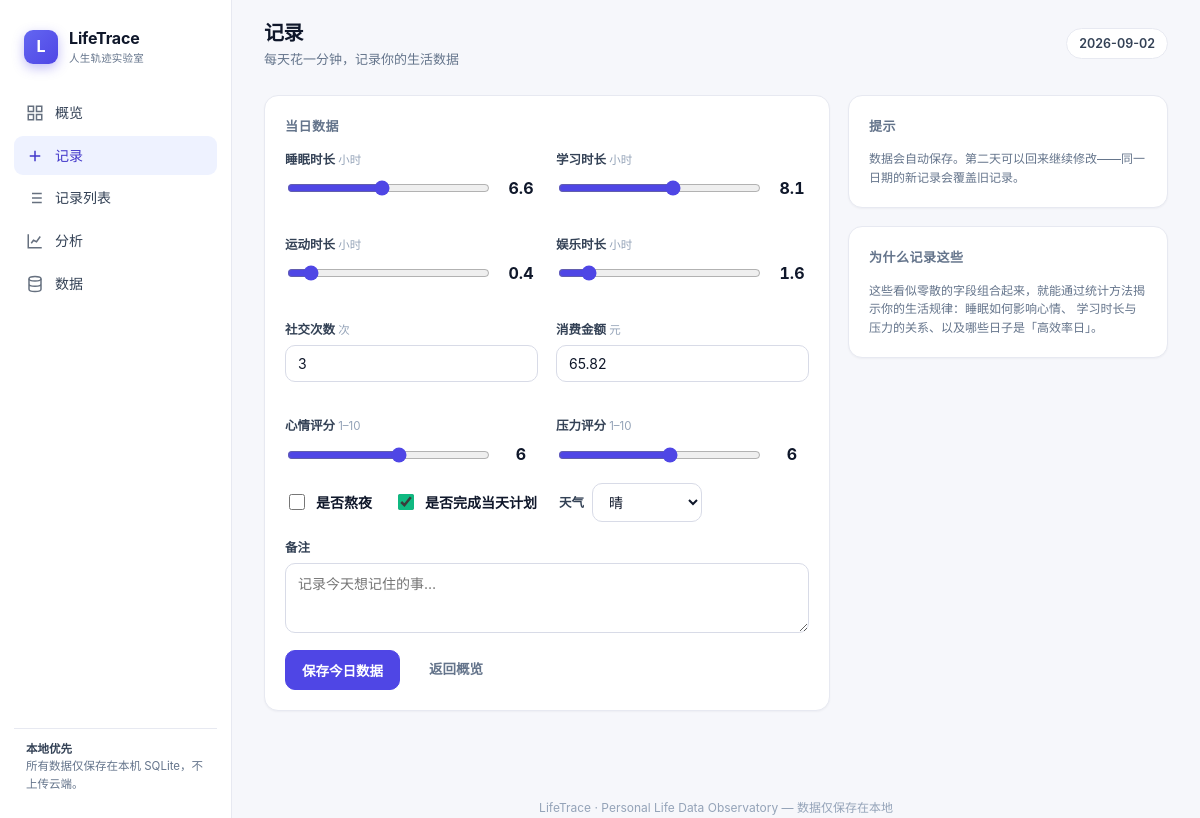
Page /record?day=2026-09-02 on the committed database.
### app/models.py (models this page shows, shortened)
class DailyRecord(Base):
    __tablename__ = "daily_records"
    id: Mapped[int] = mapped_column(Integer, primary_key=True, index=True)
    date: Mapped[date] = mapped_column(Date, unique=True, index=True, nullable=False)
    sleep_hours: Mapped[float] = mapped_column(Float, default=0.0)
    study_hours: Mapped[float] = mapped_column(Float, default=0.0)
    exercise_hours: Mapped[float] = mapped_column(Float, default=0.0)
    entertainment_hours: Mapped[float] = mapped_column(Float, default=0.0)
    social_count: Mapped[int] = mapped_column(Integer, default=0)
    spending: Mapped[float] = mapped_column(Float, default=0.0)
    mood: Mapped[int] = mapped_column(Integer, default=5)
    stress: Mapped[int] = mapped_column(Integer, default=5)
    stay_up_late: Mapped[bool] = mapped_column(Boolean, default=False)
    plan_completed: Mapped[bool] = mapped_column(Boolean, default=False)
    note: Mapped[str] = mapped_column(Text, default="")
    weather: Mapped[str] = mapped_column(String(64), default="")
    created_at: Mapped[datetime] = mapped_column(DateTime, default=datetime.now)
    updated_at: Mapped[datetime] = mapped_column(
        DateTime, default=datetime.now, onupdate=datetime.now
    )

### app/routers/records.py (the view)
@router.get("/record", response_class=HTMLResponse)
def record_page(request: Request, day: Optional[date] = None, db: Session = Depends(get_db)):
    target = day or date.today()
    record = crud.get_by_date(db, target)
    return templates.TemplateResponse(
        request,
        "record.html",
        {
            "active": "record",
            "target_date": target,
            "record": record,
        },
    )

### templates/record.html (shortened to what this page needs)
{% extends "base.html" %}
{% block content %}
<header class="topbar">
  <div>
    <h1>记录</h1>
    <div class="meta">每天花一分钟，记录你的生活数据</div>
  </div>
  <div class="chip">{{ target_date }}</div>
</header>
<div class="content">
  <div class="grid" style="grid-template-columns: 1fr 320px;">
    <form id="record-form" class="card">
      <div class="card-title">当日数据</div>
      <div class="grid grid-2">
        <div class="field">
          <label>睡眠时长 <span class="hint">小时</span></label>
          <div class="range-wrap">
            <input type="range" name="sleep_hours" min="0" max="14" step="0.5" value="{{ record.sleep_hours if record else 7.0 }}" data-val />
            <span class="range-val">{{ record.sleep_hours if record else 7.0 }}</span>
          </div>
        </div>
        <div class="field">
          <label>学习时长 <span class="hint">小时</span></label>
          <div class="range-wrap">
            <input type="range" name="study_hours" min="0" max="14" step="0.5" value="{{ record.study_hours if record else 4.0 }}" data-val />
            <span class="range-val">{{ record.study_hours if record else 4.0 }}</span>
          </div>
        </div>
        <div class="field">
          <label>运动时长 <span class="hint">小时</span></label>
          <div class="range-wrap">
            <input type="range" name="exercise_hours" min="0" max="6" step="0.5" value="{{ record.exercise_hours if record else 0.5 }}" data-val />
            <span class="range-val">{{ record.exercise_hours if record else 0.5 }}</span>
          </div>
        </div>
        <div class="field">
          <label>娱乐时长 <span class="hint">小时</span></label>
          <div class="range-wrap">
            <input type="range" name="entertainment_hours" min="0" max="12" step="0.5" value="{{ record.entertainment_hours if record else 2.0 }}" data-val />
            <span class="range-val">{{ record.entertainment_hours if record else 2.0 }}</span>
          </div>
        </div>
        <div class="field">
          <label>社交次数 <span class="hint">次</span></label>
          <input type="number" name="social_count" min="0" max="100" value="{{ record.social_count if record else 0 }}" />
        </div>
        <div class="field">
          <label>消费金额 <span class="hint">元</span></label>
          <input type="number" name="spending" min="0" step="0.01" value="{{ record.spending if record else 0 }}" />
        </div>
        <div class="field">
          <label>心情评分 <span class="hint">1–10</span></label>
          <div class="range-wrap">
            <input type="range" name="mood" min="1" max="10" step="1" value="{{ record.mood if record else 6 }}" data-val />
            <span class="range-val">{{ record.mood if record else 6 }}</span>
          </div>
        </div>
        <div class="field">
          <label>压力评分 <span class="hint">1–10</span></label>
          <div class="range-wrap">
            <input type="range" name="stress" min="1" max="10" step="1" value="{{ record.stress if record else 5 }}" data-val />
            <span class="range-val">{{ record.stress if record else 5 }}</span>
          </div>
        </div>
      </div>
      <div class="row" style="gap:22px;margin-bottom:16px;">
        <label style="display:flex;align-items:center;gap:8px;font-weight:600;">
          <input type="checkbox" name="stay_up_late" {{ 'checked' if record and record.stay_up_late else '' }} style="width:16px;height:16px;accent-color:#4f46e5;" /> 是否熬夜
        </label>
        <label style="display:flex;align-items:center;gap:8px;font-weight:600;">
          <input type="checkbox" name="plan_completed" {{ 'checked' if record and record.plan_completed else '' }} style="width:16px;height:16px;accent-color:#10b981;" /> 是否完成当天计划
        </label>
        <div class="field" style="margin:0;flex-direction:row;align-items:center;gap:8px;">
          <label style="margin:0;">天气</label>
          <select name="weather" style="width:auto;min-width:110px;">
            {% set w = record.weather if record else '晴' %}
            {% for opt in ['晴','多云','阴','小雨','大雨','雪'] %}
            <option value="{{ opt }}" {{ 'selected' if w == opt else '' }}>{{ opt }}</option>
            {% endfor %}
          </select>
        </div>
      </div>
      <div class="field">
        <label>备注</label>
        <textarea name="note" placeholder="记录今天想记住的事…">{{ record.note if record else '' }}</textarea>
      </div>
      <div class="row">
        <button type="submit" class="btn primary">保存今日数据</button>
        <a href="/" class="btn ghost">返回概览</a>
      </div>
    </form>
    <div>
      <div class="card">
        <div class="card-title">提示</div>
        <p class="small muted" style="margin:0;">
          数据会自动保存。第二天可以回来继续修改——同一日期的新记录会覆盖旧记录。
        </p>
      </div>
      <div class="card" style="margin-top:18px;">
        <div class="card-title">为什么记录这些</div>
        <p class="small muted" style="margin:0;">
          这些看似零散的字段组合起来，就能通过统计方法揭示你的生活规律：睡眠如何影响心情、
          学习时长与压力的关系、以及哪些日子是「高效率日」。
        </p>
      </div>
    </div>
  </div>
</div>
{% endblock %}

### static/css/style.css (style rules this page uses)
:root { --bg: #f6f7fb; --surface: #ffffff; --surface-2: #fbfbfe; --ink: #0f172a; --ink-2: #334155; --muted: #64748b; --muted-2: #94a3b8; --border: #e7e9f1; --border-strong: #d8dbe7; --primary: #4f46e5; --primary-600: #4338ca; --primary-soft: #eef2ff; --green: #10b981; --green-soft: #ecfdf5; --amber: #f59e0b; --amber-soft: #fffbeb; --red: #ef4444; --red-soft: #fef2f2; --cyan: #06b6d4; --violet: #8b5cf6; --radius: 14px; --radius-sm: 10px; --shadow-sm: 0 1px 2px rgba(15, 23, 42, 0.04); --shadow: 0 1px 3px rgba(15, 23, 42, 0.05), 0 8px 24px rgba(15, 23, 42, 0.05); --shadow-lg: 0 12px 40px rgba(15, 23, 42, 0.10); --sidebar-w: 232px; --font: "Inter", -apple-system, BlinkMacSystemFont, "Segoe UI", "PingFang SC", "Hiragino Sans GB", "Microsoft YaHei", sans-serif; --mono: "SF Mono", "JetBrains Mono", ui-monospace, "Cascadia Code", monospace; }
* { box-sizing: border-box; }
html, body { margin: 0; padding: 0; background: var(--bg); color: var(--ink); font-family: var(--font); font-size: 14px; line-height: 1.55; -webkit-font-smoothing: antialiased; text-rendering: optimizeLegibility; }
a { color: var(--primary); text-decoration: none; }
.topbar { display: flex; align-items: center; justify-content: space-between; padding: 18px 32px; background: rgba(246, 247, 251, 0.85); backdrop-filter: blur(8px); position: sticky; top: 0; z-index: 10; }
.topbar h1 { margin: 0; font-size: 20px; letter-spacing: -0.02em; }
.topbar .meta { color: var(--muted); font-size: 13px; }
.chip { display: inline-flex; align-items: center; gap: 6px; background: var(--surface); border: 1px solid var(--border); border-radius: 999px; padding: 5px 12px; font-size: 12.5px; font-weight: 600; color: var(--ink-2); }
.content { padding: 8px 32px 48px; }
.grid { display: grid; gap: 18px; }
.grid-2 { grid-template-columns: repeat(2, 1fr); }
.card { background: var(--surface); border: 1px solid var(--border); border-radius: var(--radius); padding: 20px; box-shadow: var(--shadow-sm); }
.card-title { font-size: 13px; font-weight: 600; color: var(--muted); text-transform: uppercase; letter-spacing: 0.04em; margin: 0 0 14px; }
.field { display: flex; flex-direction: column; gap: 6px; margin-bottom: 16px; }
.field label { font-size: 12.5px; font-weight: 600; color: var(--ink-2); }
.field .hint { font-size: 11.5px; color: var(--muted-2); font-weight: 400; }
input[type="text"], input[type="number"], input[type="date"], input[type="search"], select, textarea { width: 100%; padding: 9px 12px; border: 1px solid var(--border-strong); border-radius: var(--radius-sm); font-family: var(--font); font-size: 14px; color: var(--ink); background: var(--surface); transition: border-color 0.14s, box-shadow 0.14s; }
textarea { resize: vertical; min-height: 70px; }
.range-wrap { display: flex; align-items: center; gap: 12px; }
input[type="range"] { flex: 1; accent-color: var(--primary); }
.range-val { font-weight: 700; font-size: 16px; min-width: 34px; text-align: center; font-variant-numeric: tabular-nums; }
.btn { display: inline-flex; align-items: center; justify-content: center; gap: 7px; padding: 9px 16px; border-radius: var(--radius-sm); border: 1px solid var(--border-strong); background: var(--surface); color: var(--ink-2); font-family: var(--font); font-size: 13.5px; font-weight: 600; cursor: pointer; transition: all 0.14s; }
.btn.primary { background: var(--primary); border-color: var(--primary); color: #fff; }
.btn.ghost { background: transparent; border-color: transparent; color: var(--muted); }
.muted { color: var(--muted); }
.small { font-size: 12px; }
.row { display: flex; gap: 12px; align-items: center; flex-wrap: wrap; }

### rows in the picture
DailyRecord: sleep_hours "6.5", sleep_hours "6.6", study_hours "8", study_hours "8.1", exercise_hours "0.5", exercise_hours "0.4", entertainment_hours "1.5", entertainment_hours "1.6", social_count "3", spending "65.82", mood "6", stress "6"

### other values in the picture
{{ target_date }} "2026-09-02"
form field weather "晴"
